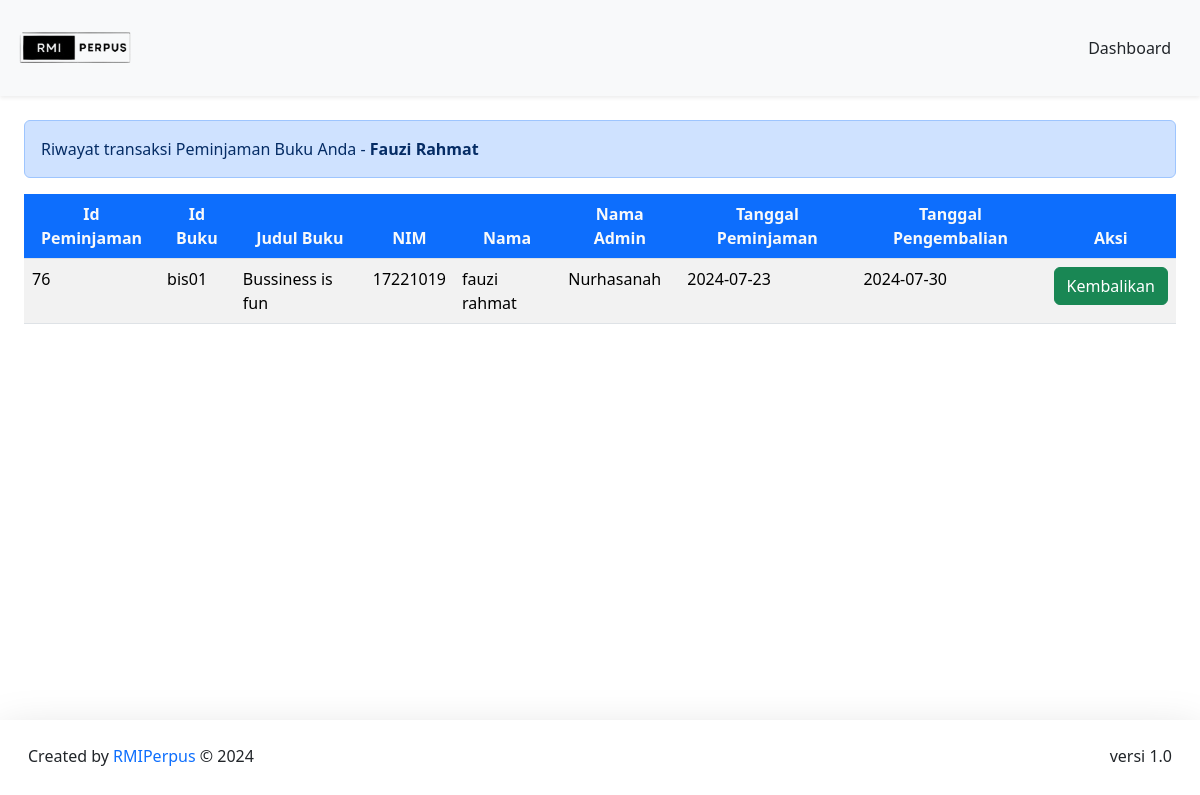
Screenshot of /DashboardMember/formPeminjaman/TransaksiPeminjaman.php (signed in) with the database file from the repository.
### tables this page shows
CREATE TABLE `peminjaman` (
  `id_peminjaman` int(11) NOT NULL,
  `id_buku` varchar(20) NOT NULL,
  `nim` int(11) NOT NULL,
  `id_admin` int(11) NOT NULL,
  `tgl_peminjaman` date NOT NULL,
  `tgl_pengembalian` date NOT NULL
);

CREATE TABLE `buku` (
  `cover` varchar(255) NOT NULL,
  `id_buku` varchar(20) NOT NULL,
  `kategori` varchar(255) NOT NULL,
  `judul` varchar(255) NOT NULL,
  `pengarang` varchar(255) NOT NULL,
  `penerbit` varchar(255) NOT NULL,
  `tahun_terbit` date NOT NULL,
  `jumlah_halaman` int(11) NOT NULL,
  `buku_deskripsi` text NOT NULL
);

CREATE TABLE `member` (
  `nim` int(11) NOT NULL,
  `kode_member` varchar(12) NOT NULL,
  `nama` varchar(255) NOT NULL,
  `password` varchar(255) NOT NULL,
  `jenis_kelamin` varchar(20) NOT NULL,
  `no_tlp` varchar(15) NOT NULL,
  `tgl_pendaftaran` date NOT NULL
);

### config/config.php (called while the page is built, shortened)
<?php
$host = "127.0.0.1";
$username = "root";
$password = "";
$database_name = "perpustakaan";
$connection = mysqli_connect($host, $username, $password, $database_name);
function queryReadData($dataKategori) {
  global $connection;
  $result = mysqli_query($connection, $dataKategori);
  $items = [];
  while($item = mysqli_fetch_assoc($result)) {
    $items[] = $item;
  }
  return $items;
}
?>

### DashboardMember/formPeminjaman/TransaksiPeminjaman.php (the view, shortened to what this page needs)
<?php
require "../../config/config.php";
$akunMember = $_SESSION["member"]["nim"];
$dataPinjam = queryReadData("SELECT peminjaman.id_peminjaman, peminjaman.id_buku, buku.judul, peminjaman.nim, member.nama, admin.nama_admin, peminjaman.tgl_peminjaman, peminjaman.tgl_pengembalian
FROM peminjaman
INNER JOIN buku ON peminjaman.id_buku = buku.id_buku
INNER JOIN member ON peminjaman.nim = member.nim
INNER JOIN admin ON peminjaman.id_admin = admin.id
WHERE peminjaman.nim = $akunMember");
?>
<!DOCTYPE html>
<html lang="en">
  <head>
    <link href="https://cdn.jsdelivr.net/npm/bootstrap@5.3.2/dist/css/bootstrap.min.css" rel="stylesheet">
  </head>
  <body>
     <nav class="navbar fixed-top bg-body-tertiary shadow-sm">
      <div class="container-fluid p-3">
        <a class="navbar-brand" href="#">
          <img src="../../assets/logohd.png" alt="logo" width="120px">
        </a>
        <a class="btn btn-tertiary" href="../dashboardMember.php">Dashboard</a>
      </div>
    </nav>
  <div class="p-4 mt-5">
    <div class="mt-5 alert alert-primary" role="alert">Riwayat transaksi Peminjaman Buku Anda - <span class="fw-bold text-capitalize"><?php echo htmlentities($_SESSION["member"]["nama"]); ?></span></div>
  <div class="table-responsive mt-3">
    <table class="table table-striped table-hover">
     <thead class="text-center">
      <tr>
        <th class="bg-primary text-light">Id Peminjaman</th>
        <th class="bg-primary text-light">Id Buku</th>
        <th class="bg-primary text-light">Judul Buku</th>
        <th class="bg-primary text-light">NIM</th>
        <th class="bg-primary text-light">Nama</th>
        <th class="bg-primary text-light">Nama Admin</th>
        <th class="bg-primary text-light">Tanggal Peminjaman</th>
        <th class="bg-primary text-light">Tanggal Pengembalian</th>
        <th class="bg-primary text-light">Aksi</th>
      </tr>
      </thead>
      <tr>
      <?php foreach ($dataPinjam as $item) : ?>
        <td><?= $item["id_peminjaman"]; ?></td>
        <td><?= $item["id_buku"]; ?></td>
        <td><?= $item["judul"]; ?></td>
        <td><?= $item["nim"]; ?></td>
        <td><?= $item["nama"]; ?></td>
        <td><?= $item["nama_admin"]; ?></td>
        <td><?= $item["tgl_peminjaman"]; ?></td>
        <td><?= $item["tgl_pengembalian"]; ?></td>
        <td>
          <a class="btn btn-success" href="pengembalianBuku.php?id=<?= $item["id_peminjaman"]; ?>"> Kembalikan</a>
        </td>
      <?php endforeach; ?>
      </tr>
    </table>
    </div>
  </div>
  <footer class="fixed-bottom shadow-lg bg-subtle p-3">
      <div class="container-fluid d-flex justify-content-between">
      <p class="mt-2">Created by <span class="text-primary"> RMIPerpus</span> © 2024</p>
      <p class="mt-2">versi 1.0</p>
      </div>
  </footer>
  </body>
</html>

### rows the page displays
peminjaman: id_peminjaman "76", id_buku "bis01", id_buku.judul "Bussiness is fun", nim "17221019", nim.nama "fauzi rahmat", id_admin.nama_admin "Nurhasanah", tgl_peminjaman "2024-07-23", tgl_pengembalian "2024-07-30"

### other values shown
$_SESSION["member"]["nama"] "Fauzi Rahmat"
